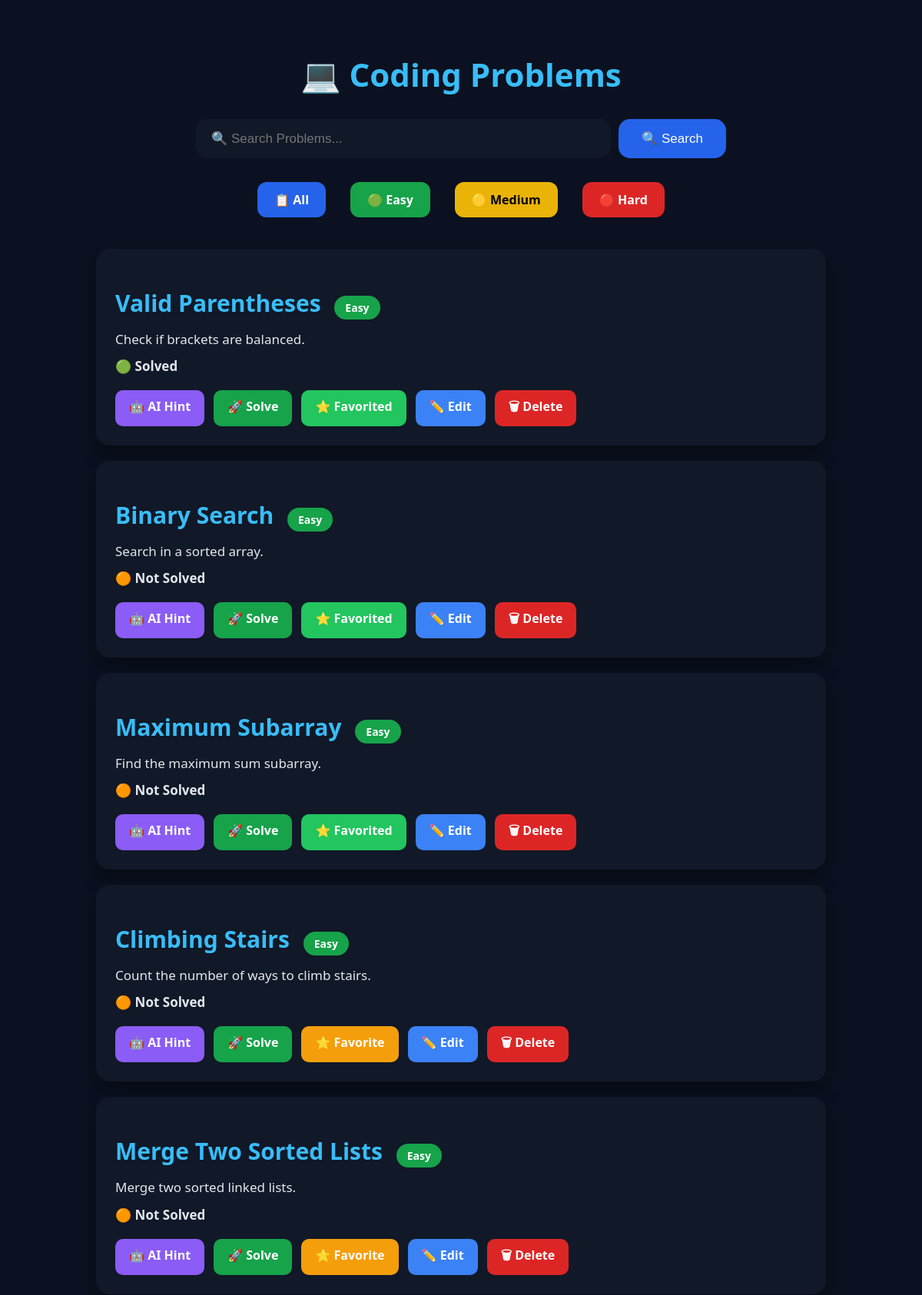
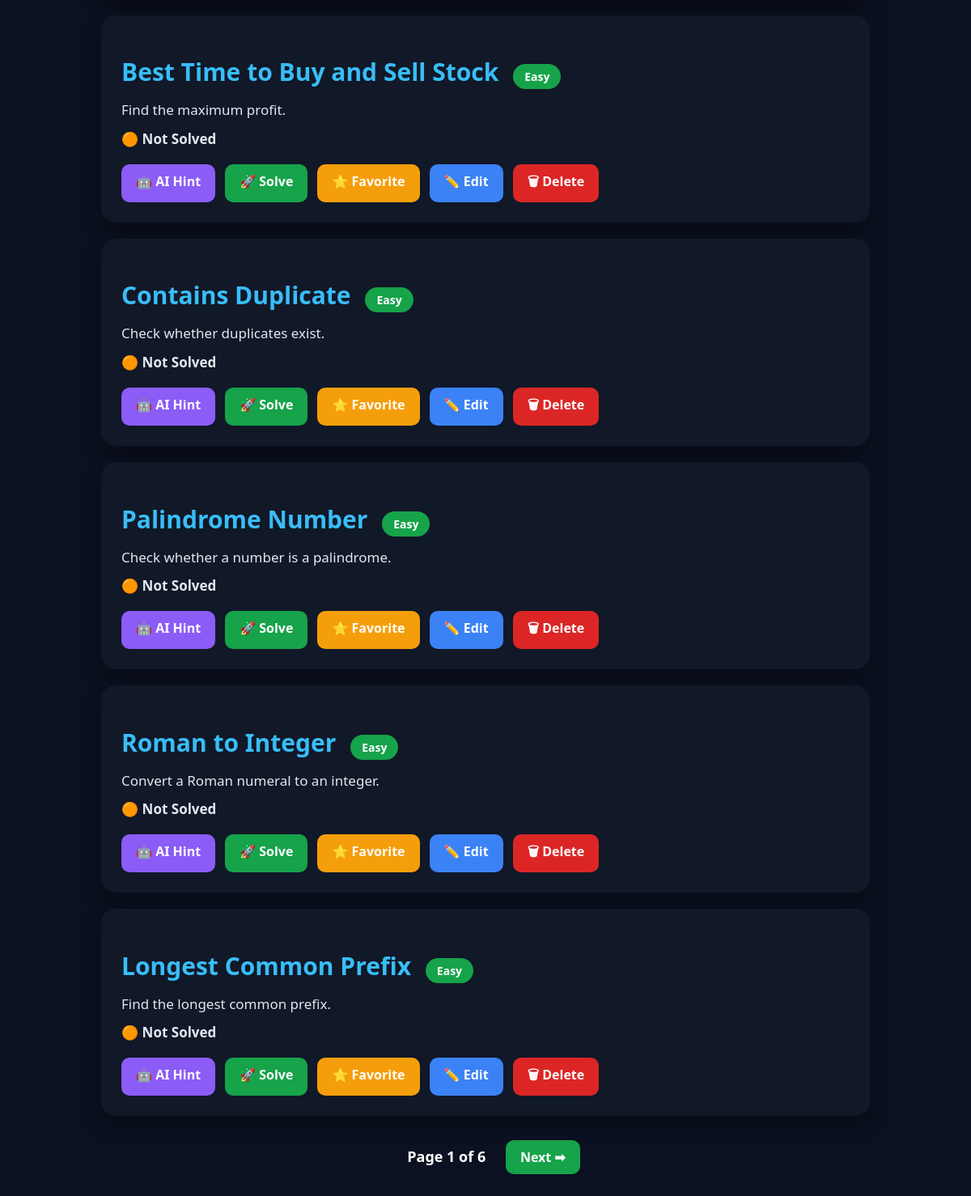
/problems?difficulty=Easy, run on the app's committed database (2 pictures, top to bottom).
### tables this page shows
CREATE TABLE problems (
    id INTEGER PRIMARY KEY AUTOINCREMENT,
    title TEXT,
    difficulty TEXT,
    description TEXT,
    status TEXT,
    favorite TEXT
);

### app.py (the view)
@app.route("/problems")
def problems():
    search = request.args.get("search", "")
    difficulty = request.args.get("difficulty", "")
    page = request.args.get("page", 1, type=int)
    per_page = 10
    offset = (page - 1) * per_page
    conn = sqlite3.connect("database.db")
    cursor = conn.cursor()
    query = "SELECT * FROM problems WHERE 1=1"
    params = []
    if search:
        query += " AND title LIKE ?"
        params.append("%" + search + "%")
    if difficulty:
        query += " AND difficulty=?"
        params.append(difficulty)
    count_query = query
    cursor.execute(count_query, params)
    total = len(cursor.fetchall())
    query += " LIMIT ? OFFSET ?"
    params.extend([per_page, offset])
    cursor.execute(query, params)
    problems = cursor.fetchall()
    conn.close()
    total_pages = (total + per_page - 1) // per_page
    return render_template(
        "problems.html",
        problems=problems,
        search=search,
        difficulty=difficulty,
        page=page,
        total_pages=total_pages
    )

### templates/problems.html (shortened to what this page needs)
<!DOCTYPE html>
<html>
<head>
</head>
<body>
<h1>💻 Coding Problems</h1>
<form method="GET" action="/problems">
    <input
        type="text"
        name="search"
        placeholder="🔍 Search Problems..."
        value="{{ search }}">
    <button type="submit">
        🔍 Search
    </button>
</form>
<div class="filters">
    <a href="/problems" class="filter-btn all">
        📋 All
    </a>
    <a href="/problems?difficulty=Easy" class="filter-btn easy">
        🟢 Easy
    </a>
    <a href="/problems?difficulty=Medium" class="filter-btn medium">
        🟡 Medium
    </a>
    <a href="/problems?difficulty=Hard" class="filter-btn hard">
        🔴 Hard
    </a>
</div>
{% for problem in problems %}
<div class="card">
<h2>
{{ problem[1] }}
{% if problem[2]=="Easy" %}
<span class="badge easy">Easy</span>
{% elif problem[2]=="Medium" %}
<span class="badge medium">Medium</span>
{% else %}
<span class="badge hard">Hard</span>
{% endif %}
</h2>
<p class="description">
{{ problem[3] }}
</p>
<p class="status">
{% if problem[4]=="Solved" %}
🟢 Solved
{% else %}
🟠 Not Solved
{% endif %}
</p>
<div class="actions">
    <a href="/ai_hint/{{ problem[0] }}" class="btn ai">
        🤖 AI Hint
    </a>
    <a href="/problem/{{ problem[0] }}" class="btn solve">
    🚀 Solve
</a>
    {% if problem[5] == "Yes" %}
<a href="/favorite/{{ problem[0] }}"
   class="btn favorite"
   style="background:#22c55e;">
    ⭐ Favorited
</a>
{% else %}
<a href="/favorite/{{ problem[0] }}"
   class="btn favorite">
    ⭐ Favorite
</a>
{% endif %}
    <a href="/edit_problem/{{ problem[0] }}" class="btn edit">
        ✏️ Edit
    </a>
    <a href="/delete_problem/{{ problem[0] }}" class="btn delete">
        🗑 Delete
    </a>
</div>
</div>
{% endfor %}
<div style="text-align:center; margin-top:30px;">
    <span style="margin:0 20px;font-size:18px;font-weight:bold;">
        Page {{ page }} of {{ total_pages }}
    </span>
    {% if page < total_pages %}
        <a href="/problems?page={{ page+1 }}&search={{ search }}&difficulty={{ difficulty }}"
           class="btn solve">
            Next ➡
        </a>
    {% endif %}
</div>
</body>
</html>

### templates/problems.html (style rules this page uses)
body { background:#0b1120; color:white; font-family:'Segoe UI',sans-serif; margin:0; padding:40px; }
h1 { text-align:center; font-size:42px; color:#38bdf8; margin-bottom:30px; }
form { display:flex; justify-content:center; gap:10px; margin-bottom:25px; }
input[type=text] { width:500px; padding:15px 20px; border:none; border-radius:15px; font-size:17px; background:#111827; color:white; outline:none; }
button { background:#2563eb; color:white; border:none; border-radius:15px; padding:15px 30px; font-size:17px; cursor:pointer; transition:.3s; }
.filters { display:flex; justify-content:center; align-items:center; gap:20px; margin:20px 0 35px; flex-wrap:wrap; }
.card { background:#111827; border-radius:18px; padding:25px; margin:20px auto; max-width:900px; text-align:left; box-shadow:0 10px 25px rgba(0,0,0,.35); transition:.3s; }
.card h2 { color:#38bdf8; margin-bottom:12px; font-size:30px; }
.card p { font-size:17px; margin:10px 0; color:#e2e8f0; }
.filter-btn { display:inline-block; padding:12px 22px; margin:6px; border-radius:12px; text-decoration:none; font-weight:bold; transition:.3s; }
.all { background:#2563eb; color:white; }
.easy { background:#16a34a; color:white; }
.medium { background:#eab308; color:black; }
.hard { background:#dc2626; color:white; }
.actions { display:flex; flex-wrap:wrap; gap:12px; margin-top:20px; }
.btn { padding:10px 18px; border-radius:10px; text-decoration:none; color:white; font-weight:bold; transition:.3s; display:inline-block; }
.ai { background:#8b5cf6; }
.solve { background:#16a34a; }
.favorite { background:#f59e0b; }
.edit { background:#3b82f6; }
.delete { background:#dc2626; }
.badge { display:inline-block; padding:6px 14px; border-radius:20px; font-size:14px; font-weight:bold; margin-left:10px; }
.badge.easy { background:#16a34a; color:white; }
.status { margin-top:15px; font-size:17px; font-weight:bold; }
.description { margin-top:15px; color:#cbd5e1; line-height:1.6; font-size:16px; }

### data on the page
problems: title "Valid Parentheses", difficulty "Easy", description "Check if brackets are balanced.", status "🟢 Solved"
problems: title "Binary Search", difficulty "Easy", description "Search in a sorted array.", status "🟠 Not Solved"
problems: title "Maximum Subarray", difficulty "Easy", description "Find the maximum sum subarray.", status "🟠 Not Solved"
problems: title "Climbing Stairs", difficulty "Easy", description "Count the number of ways to climb stairs.", status "🟠 Not Solved"
problems: title "Merge Two Sorted Lists", difficulty "Easy", description "Merge two sorted linked lists.", status "🟠 Not Solved"
problems: title "Best Time to Buy and Sell Stock", difficulty "Easy", description "Find the maximum profit.", status "🟠 Not Solved"
problems: title "Contains Duplicate", difficulty "Easy", description "Check whether duplicates exist.", status "🟠 Not Solved"
problems: title "Palindrome Number", difficulty "Easy", description "Check whether a number is a palindrome.", status "🟠 Not Solved"
problems: title "Roman to Integer", difficulty "Easy", description "Convert a Roman numeral to an integer.", status "🟠 Not Solved"
problems: title "Longest Common Prefix", difficulty "Easy", description "Find the longest common prefix.", status "🟠 Not Solved"

### other printed values
{{ page }} "1"
{{ total_pages }} "6"
